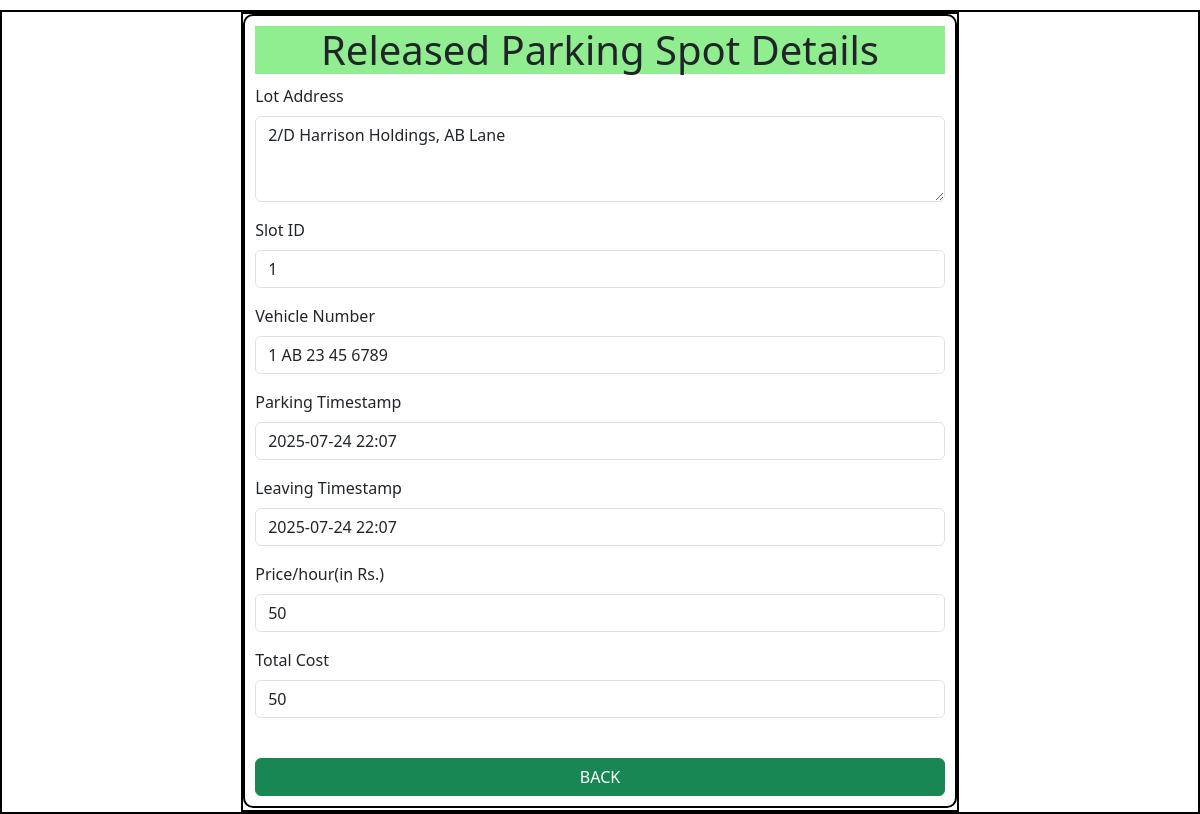
/release_spot/1/1, run on the app's committed database.
### application/models.py (models this page shows)
class ParkingLot(db.Model):
    id = db.Column(db.Integer, primary_key=True)
    prime_location_name = db.Column(db.String(), nullable=False)
    price = db.Column(db.Integer, nullable=False)
    address = db.Column(db.String(), nullable=False)
    pincode = db.Column(db.Integer, nullable=False)
    max_spots = db.Column(db.Integer, nullable=False)
    occ_spots = db.Column(db.Integer, default=0)
    revenue_generated = db.Column(db.Integer, default=0)

class ParkingSpot(db.Model):
    id = db.Column(db.Integer, primary_key=True)
    lot_id = db.Column(db.Integer, db.ForeignKey(ParkingLot.id), nullable=False)
    status = db.Column(db.String(), default="Available", nullable=False)

class Reserve(db.Model):
    id=db.Column(db.Integer, primary_key=True)
    spot_id = db.Column(db.Integer, db.ForeignKey(ParkingSpot.id), nullable=False)
    user_id = db.Column(db.Integer, db.ForeignKey(User.id), nullable=False)
    vehicle_number = db.Column(db.String(), nullable=False)
    parking_timestamp = db.Column(db.DateTime, nullable=False)
    leaving_timestamp = db.Column(db.DateTime, nullable=True)
    parking_cost = db.Column(db.Integer, nullable=True)

### application/controllers.py (the view)
@app.route("/release_spot/<int:res_id>/<int:spot_id>")
def release_spot(res_id, spot_id):
    reservation=Reserve.query.get(res_id)
    spot=ParkingSpot.query.get(spot_id)
    lot_id=spot.lot_id
    lot=ParkingLot.query.get(lot_id)
    if spot.status=="Booked":
        reservation.leaving_timestamp=datetime.now()
        duration = reservation.leaving_timestamp - reservation.parking_timestamp
        total_minutes = duration.total_seconds() / 60
        hours = int(total_minutes // 60)
        minutes = int(total_minutes % 60)
        price_per_hour = lot.price
        if hours == 0:
            cost = price_per_hour
        elif minutes < 30:
            cost = hours * price_per_hour
        else:
            cost = (hours + 1) * price_per_hour
        reservation.parking_cost=cost
        spot.status="Available"
        lot.occ_spots=lot.occ_spots-1
        lot.revenue_generated=lot.revenue_generated+cost
        db.session.commit()
    else:
        cost=reservation.parking_cost
    return render_template("release_lot.html", reservation=reservation, spot=spot, lot=lot, cost=cost)

### templates/release_lot.html (shortened to what this page needs)
<!DOCTYPE html>
<html lang="en">
<head>
    <link href="https://cdn.jsdelivr.net/npm/bootstrap@5.3.7/dist/css/bootstrap.min.css" rel="stylesheet">
    <link rel="stylesheet" href="../static/style.css">
</head>
<body>
    <div id="main">
        <div id="canvas">
            <div class="form-body" id="res-pks-form-body">
               <h1 id="new-pkl-header">Released Parking Spot Details</h1>
               <form action="#" method="post">
                    <div class="mb-3">
                        <label for="address" class="form-label">Lot Address</label>
                        <textarea class="form-control" id="address" rows="3" readonly>{{ lot.address }}</textarea>
                    </div>
                    <div class="mb-3">
                        <label for="lotid" class="form-label">Slot ID</label>
                        <input type="number" class="form-control" id="lotid" name="lotid" value="{{ spot.id }}" readonly>
                    </div>
                    <div class="mb-3">
                        <label for="spotid" class="form-label">Vehicle Number</label>
                        <input type="text" class="form-control" id="spotid" name="spot_id" value="{{ reservation.vehicle_number }}" readonly>
                    </div>
                    <div class="mb-3">
                        <label for="location" class="form-label">Parking Timestamp</label>
                        <input type="text" class="form-control" id="location" value="{{ reservation.parking_timestamp.strftime('%Y-%m-%d %H:%M') }}" readonly>
                    </div>
                    <div class="mb-3">
                        <label for="location" class="form-label">Leaving Timestamp</label>
                        <input type="text" class="form-control" id="location" value="{{ reservation.leaving_timestamp.strftime('%Y-%m-%d %H:%M') }}" readonly>
                    </div>
                    <div class="mb-3">
                        <label for="price" class="form-label">Price/hour(in Rs.)</label>
                        <input type="number" step="0.50" min=0.0 class="form-control" id="price" name="price" value="{{ lot.price }}" readonly>
                    </div>
                    <div class="mb-3">
                        <label for="totalcost" class="form-label">Total Cost</label>
                        <input type="text" class="form-control" id="totalcost" name="totalcost" value="{{cost}}" readonly>
                    </div>
                    <br>
                    <div class="btn-group pkl-form-btns" role="group">
                        <a class="btn btn-success" href="{{url_for('user_dashboard', user_id=reservation.user_id)}}">BACK</a>
                    </div>
                </form>
            </div>
        </div>
    </div>
</body>
</html>

### static/style.css (style rules this page uses)
* { margin:0; padding:0; box-sizing: border-box; }
html, body { height: 100%; width: 100%; }
h1 { text-align: center; }
#main { border: 2px solid black; margin-top: 10px; }
#canvas { border: 2px solid black; width:60%; margin:auto; height:100vh; }
.form-body { border:2px solid black; margin:auto; padding:10px; border-radius: 10px; }
#new-pkl-header, #edit-pkl-header, #occ-spot-header { background-color: lightgreen; margin-bottom: 10px; }
.pkl-form-btns { width:100%; }

### data on the page
ParkingLot: address "2/D Harrison Holdings, AB Lane", price "50"
ParkingSpot: lotid "1"
Reserve: spot_id "1 AB 23 45 6789", parking_timestamp "2025-07-24 22:07", leaving_timestamp "2025-07-24 22:07"
